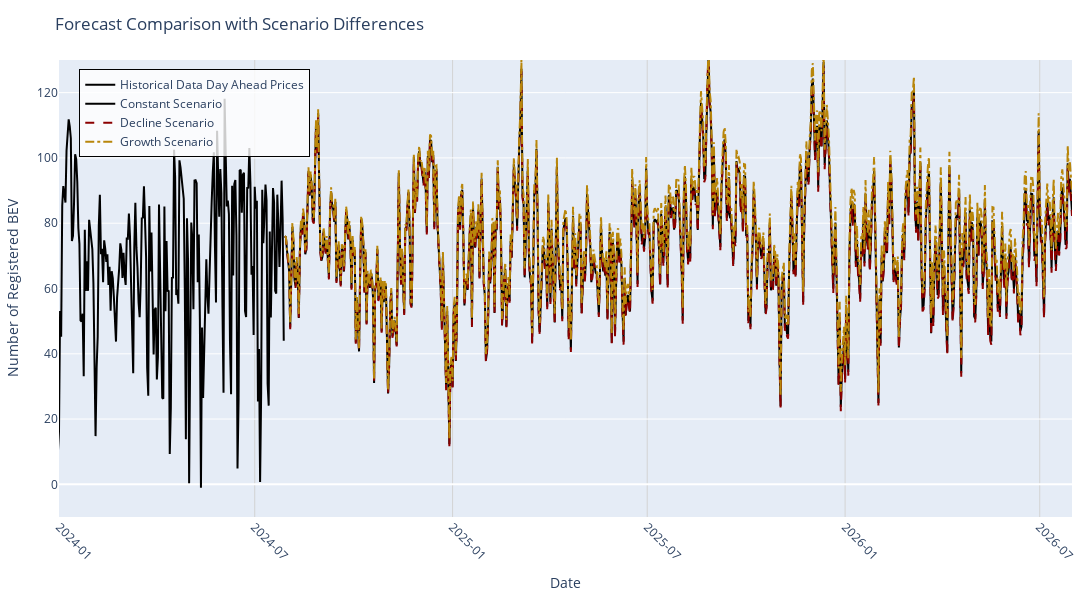

This figure's notebook cell:
### Code cell
import pandas as pd
import plotly.graph_objs as go
import plotly.io as pio
import scienceplots
import matplotlib.pyplot as plt

# Apply the SciencePlots style
plt.style.use(['science', 'no-latex'])


# Plot the original forecasts with customized styles
trace_true = go.Scatter(
    x=merged_df['ds'],
    y=merged_df['Day_ahead_price (€/MWh)'],
    mode='lines',
    name='Historical Data Day Ahead Prices',
    line=dict(color='black', width=2)
)

trace_constant = go.Scatter(
    x=merged_df['ds'],
    y=merged_df['yhat_constant'],
    mode='lines',
    name='Constant Scenario',
    line=dict(color='black', dash='solid', width=2)
)

trace_decline = go.Scatter(
    x=merged_df['ds'],
    y=merged_df['yhat_decline'],
    mode='lines',
    name='Decline Scenario',
    line=dict(color='darkred', dash='dash', width=2)
)

trace_growth = go.Scatter(
    x=merged_df['ds'],
    y=merged_df['yhat_growth'],
    mode='lines',
    name='Growth Scenario',
    line=dict(color='darkgoldenrod', dash='dashdot', width=2)
)

# Create the figure and add all traces
fig = go.Figure()
fig.add_trace(trace_true)
fig.add_trace(trace_constant)
fig.add_trace(trace_decline)
fig.add_trace(trace_growth)

# Customize the layout with a style similar to the provided plot
fig.update_layout(
    title='Forecast Comparison with Scenario Differences',
    xaxis_title='Date',
    yaxis_title='Number of Registered BEV',  # Modify title to match your style
    xaxis=dict(
        range=['2024-01-01', merged_df['ds'].max()],
        tickformat='%Y-%m',  # Format date labels
        showgrid=True,
        gridcolor='lightgrey',
        tickangle=45
    ),
    yaxis=dict(range=[-10, 130]),
    legend=dict(
        x=0.02,   # Position the legend inside the plot area
        y=0.98,
        # Semi-transparent white background
        bgcolor="rgba(255, 255, 255, 0.8)",
        bordercolor="black",
        borderwidth=1,
        font=dict(size=12)
    ),
    margin=dict(t=60, b=40, l=40, r=20),
    width=1200,
    height=600
)

# Show the plot
pio.show(fig)

### Figure 1 — Plotly figure (JSON) as saved in the notebook; plotly's stock layout.template omitted (floating-point values rounded to 4 significant figures; data arrays with more than 128 entries replaced by an {"elided": "..."} marker saying what was removed)
{"data": [{"line": {"color": "black", "width": 2}, "mode": "lines", "name": "Historical Data Day Ahead Prices", "type": "scatter", "x": {"elided": "5319 str values"}, "y": {"elided": "5319 float values"}}, {"line": {"color": "black", "dash": "solid", "width": 2}, "mode": "lines", "name": "Constant Scenario", "type": "scatter", "x": {"elided": "5319 str values"}, "y": {"elided": "5319 float values"}}, {"line": {"color": "darkred", "dash": "dash", "width": 2}, "mode": "lines", "name": "Decline Scenario", "type": "scatter", "x": {"elided": "5319 str values"}, "y": {"elided": "5319 float values"}}, {"line": {"color": "darkgoldenrod", "dash": "dashdot", "width": 2}, "mode": "lines", "name": "Growth Scenario", "type": "scatter", "x": {"elided": "5319 str values"}, "y": {"elided": "5319 float values"}}], "layout": {"height": 600, "legend": {"bgcolor": "rgba(255, 255, 255, 0.8)", "bordercolor": "black", "borderwidth": 1, "font": {"size": 12}, "x": 0.02, "y": 0.98}, "margin": {"b": 40, "l": 40, "r": 20, "t": 60}, "title": {"text": "Forecast Comparison with Scenario Differences"}, "width": 1200, "xaxis": {"gridcolor": "lightgrey", "range": ["2024-01-01", "2026-07-31T00:00:00"], "showgrid": true, "tickangle": 45, "tickformat": "%Y-%m", "title": {"text": "Date"}}, "yaxis": {"range": [-10, 130], "title": {"text": "Number of Registered BEV"}}}}
